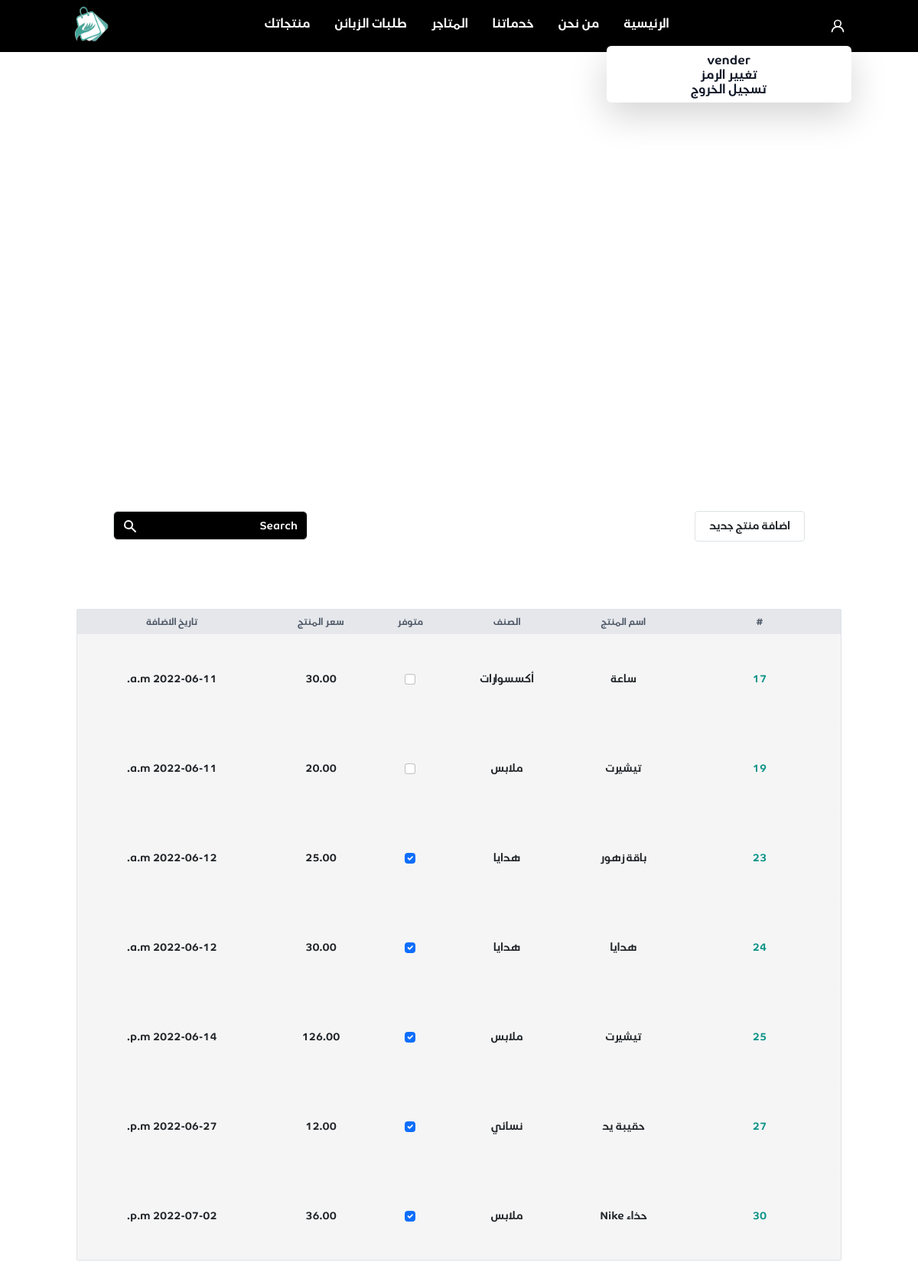
Screenshot of /vendor/ (signed in) with the database file from the repository.
### jumla/models.py (models this page shows, shortened)
class User(AbstractUser):
    username = None
    phone_number = models.CharField(max_length=11, unique=True)
    address = models.CharField(max_length=255, null=True)
    USERNAME_FIELD = 'phone_number'
    REQUIRED_FIELDS = []
    objects = CustomUserManager()
    class Meta:
        verbose_name = "user"
        verbose_name_plural = "users"

class Product(models.Model):
    ProductName = models.CharField(max_length=255)
    Size = models.CharField(max_length=255)
    price = models.DecimalField(max_digits=12, decimal_places=2)
    description = models.CharField(max_length=255)
    shopOwner = models.ForeignKey(Shop, on_delete=models.CASCADE, related_name="shop_products")
    Date = models.DateTimeField(default=timezone.now)
    is_active = models.BooleanField(default=True)
    Category = models.ForeignKey(Category, on_delete=models.CASCADE, related_name="product_Category")

class Category(models.Model):
    parent = models.ForeignKey('self',
                               verbose_name='parent',
                               related_name='children',
                               null=True,
                               blank=True,
                               on_delete=models.CASCADE)
    name = models.CharField(max_length=100)
    image = models.ImageField(upload_to="category/", null=True)
    is_active = models.BooleanField(default=True)
    class Meta:
        verbose_name = "Category"
        verbose_name_plural = "الفئات"

### jumla/decorators.py (the view)
        def wrapper_func(request, *args, **kwargs):
            group = None
            if request.user.groups.exists():
                group = request.user.groups.all()[0].name
            if group in allowed_roles:
                return view_func(request, *args, **kwargs)
            else:
                return HttpResponse('not in group')

### jumla/utilities/paginator.py (called while the page is built)
    def get_pages(self, page):
        self.page_nums = "a" * self.items.get_page(page).paginator.num_pages
        self.pages = self.items.get_page(page)
        return self.page_nums, self.pages

### jumla/views/vender.py (called while the page is built, shortened)
@login_required(login_url='login')
@allowed_users(allowed_roles=['vendor'])
def vendor_home(request):
    shop = get_object_or_404(Shop, shopOwner_id=request.user.id)
    shop_products = Product.objects.filter(shopOwner_id=shop.id)
    q = request.GET.get('q')
    paginator_element = MyPaginator(shop_products, 10)
    page_number = request.GET.get('page')
    page_elements = paginator_element.get_pages(page_number)
    context = {"page_elements": page_elements[1], "page_nums": page_elements[0]}
    return render(request, "jumla/vender/home.html", context)

### jumla/templates/jumla/vender/home.html (shortened to what this page needs)
{% extends 'jumla/base/base.html' %}
{% load static %}
{% block content %}
        <div class="flex flex-col justify-center min-h-screen   py-36  ">
            <div class="flex justify-between p-5 ">
                <div class="w-36 h-10 text-center  hover:text-white border border-gray-800 hover:bg-gray-900 focus:ring-2 focus:outline-none focus:ring-gray-300  px-3 py-2.5 text-sm  rounded">
                    <a href="{% url 'create_product' %}" >
                       <h1 class="hover:text-white">اضافة منتج جديد</h1>
                    </a>
                </div>
                      <form methode="get" action="#" class="relative z-50">
                        <button type="submit" id="searchsubmit" class="absolute inset-y-0 left-0 pl-3 flex items-center pointer-events-none">
                        </button>
                        <input type="text" name="q" id="s" class="block w-full pl-10 pr-3 py-2 border border-transparent rounded-md leading-5  text-gray-300 placeholder-gray-100 focus:outline-none bg-black focus:text-white sm:text-sm transition duration-150 ease-in-out" placeholder="Search">
                      </form>
            </div>
            <div class="mt-10">
                <div class="w-full  bg-white  rounded-sm border  border-gray-200">
                    <div class="">
                            <table class="w-full  bg-neutral-100">
                                <thead class="text-xs font-semibold uppercase text-gray-600 bg-gray-200">
                                    <tr>
                                        <th class="p-2 whitespace-nowrap">
                                            <div class="font-semibold text-center">#</div>
                                        </th>
                                        <th class="p-2 whitespace-nowrap">
                                            <div class="font-semibold text-center">اسم المنتج</div>
                                        </th>
                                        <th class="p-2 whitespace-nowrap">
                                            <div class="font-semibold text-center"> الصنف</div>
                                        </th>
                                        <th class="p-2 whitespace-nowrap">
                                            <div class="font-semibold text-center"> متوفر </div>
                                        </th>
                                        <th class="p-2 whitespace-nowrap">
                                            <div class="font-semibold text-center"> سعر المنتج </div>
                                        </th>
                                        <th class="p-2 whitespace-nowrap">
                                          <div class="font-semibold text-center"> تاريخ الاضافة </div>
                                      </th>
                                    </tr>
                                </thead>
                                <tbody class="text-sm divide-y   divide-gray-100">
                                    {% for product in page_elements %}
                                    <tr>
                                        <td class="p-5 whitespace-nowrap">
                                            <div class="text-center text-teal-600"> <a href="{% url 'update_product' product.id %}"> {{ product.id }}</a> </div>
                                        </td>
                                        <td class="p-2 whitespace-nowrap">
                                            <div class="text-center "> {{ product.ProductName }} </div>
                                        </td>
                                        <td class="p-2 whitespace-nowrap">
                                            <div class="text-center font-medium "> {{ product.Category.name }} </div>
                                        </td>
                                        <td class="p-2 whitespace-nowrap">
                                            <div class="text-sm text-center    ">
                                                {% if product.is_active %}
                                                <input id="is_activ" class="form-check-input"
                                                       data-product_id = {{ product.id }}
                                                       type="checkbox"  checked />
                                            {% else %}
                                                <input id="is_activ" class="form-check-input"
                                                       data-product_id = {{ product.id }}
                                                       type="checkbox"  />
                                            {% endif %}
                                            </div>
                                        </td>
                                        <td class="p-2 whitespace-nowrap">
                                            <div class="text-sm text-center">{{ product.price }} </div>
                                        </td>
                                        <td class="p-2 whitespace-nowrap">
                                            <div class="text-sm text-center">{{ product.Date|date:'Y-m-d a' }} </div>
                                        </td>
                                    </tr>
        {% endfor %}
                                </tbody>
                            </table>
                    </div>
                </div>
            </div>
        </div>
{% include 'jumla/base/paginator.html' %}
{% endblock %}

### jumla/templates/jumla/base/navbar.html (shortened to what this page needs)
{% load static %}
<nav class="bg-black">
        <div class="flex justify-around p-2 ">
            <div class="flex py-2 -mr-2">
                <div x-data="{ dropdownOpen: false }" class="relative ">
                    <button @click="dropdownOpen = !dropdownOpen" class="relative z-10 block rounded-md  p-2 focus:outline-none hover:bg-slate-500/75  drop-shadow-md rounded hover:ring-white">
                        <svg class="w-5 h-5     text-white   " xmlns="http://www.w3.org/2000/svg" viewBox="0 0 24 24"><path fill="#FFFFFF" d="M15.71,12.71a6,6,0,1,0-7.42,0,10,10,0,0,0-6.22,8.18,1,1,0,0,0,2,.22,8,8,0,0,1,15.9,0,1,1,0,0,0,1,.89h.11a1,1,0,0,0,.88-1.1A10,10,0,0,0,15.71,12.71ZM12,12a4,4,0,1,1,4-4A4,4,0,0,1,12,12Z"/></svg>
                    </button>
                    <div x-show="dropdownOpen" @click="dropdownOpen = false" class="fixed inset-0 h-full w-full z-10"></div>
                    <div x-show="dropdownOpen" class="absolute right-0 mt-2 bg-white rounded-md shadow-lg overflow-hidden z-20" style="width:20rem;">
                        <div class="py-2">
                            {% if user.is_authenticated %}
                                          <a href="#" class="transition-colors duration-200  w-full py-3 text-normal text-gray-900  border-b   hover:bg-teal-500 hover:text-white">
                                        <h1 class="text-center  text-medium  font-semibold ">
                                            <span >{{ user.first_name }}</span> </h1>
                                    </a>
                                          <a href="{% url 'change_password' %}" class="transition-colors duration-200  w-full w-full py-3 text-normal text-gray-900   hover:bg-teal-500 hover:text-white">
                                        <h1 class="text-center text-medium  font-semibold"> تغيير الرمز </h1>
                                    </a>
                                    <a href="{% url 'logout' %}" class="transition-colors duration-200  w-full py-3 text-normal text-gray-900 border-t hover:bg-teal-500 hover:text-white">
                                        <h1 class="text-center text-medium  font-semibold"> تسجيل الخروج   </h1>
                                    </a>
                                    {% endif %}
                        </div>
                    </div>
                </div>
            </div>
            <div class="m-1">
                <div class=" flex  p-2">
                    <a href="{% url 'home' %}" class = "text-white px-3 hover:text-slate-100 inline-block pl-10 ">
                   <h1 class="hover:text-gray-300">
                    الرئيسية
                    </h1>
                </a>
                <a href="{% url 'who_are_we' %}" class = "text-white px-3 inline-block pl-10">
                   <h1  class="hover:text-gray-300"> من نحن</h1></a>
                   <a href="{% url 'services' %}" class = "text-white px-3 inline-block pl-10">
                    <h1  class="hover:text-gray-300">خدماتنا</h1></a>
                     <a href="{% url 'show_markets' %}" class = "text-white px-3 inline-block pl-10">
                    <h1  class="hover:text-gray-300" >
                        المتاجر
                    </h1></a>
               {% if request.user.groups.all.first.name == "vendor" %}
                   <a href="{% url 'view_customer_bills' %}" class = "text-white px-3 inline-block pl-10">
                        <h1  class="hover:text-gray-300" >
                            طلبات الزبائن
                        </h1></a>
                   <a href="{% url 'vendor_home' %}" class = "text-white px-3 inline-block pl-10">
                        <h1  class="hover:text-gray-300" >
                            منتجاتك
                        </h1></a>
               {% endif %}
                </div>
            </div>
                   <div class="brand-image">
                  <img src="{% static 'jumla/images/shorja.jpg' %}" class="h-12 w-12" alt="">
                   </div>
        </div>
</nav>

### jumla/static/jumla/style.css (style rules this page uses)
body { font-family: air-arabia, sans-serif; }

### rows the page displays
User: first_name "vender"
Product: id "17", ProductName "ساعة", Category.name "أكسسوارات", price "30.00", Date "2022-06-11 a.m."
Product: id "19", ProductName "تيشيرت", Category.name "ملابس", price "20.00", Date "2022-06-11 a.m."
Product: id "23", ProductName "باقة زهور", Category.name "هدايا", price "25.00", Date "2022-06-12 a.m."
Product: id "24", ProductName "هدايا", Category.name "هدايا", price "30.00", Date "2022-06-12 a.m."
Product: id "25", ProductName "تيشيرت", Category.name "ملابس", price "126.00", Date "2022-06-14 p.m."
Product: id "27", ProductName "حقيبة يد", Category.name "نسائي", price "12.00", Date "2022-06-27 p.m."
Product: id "30", ProductName "حذاء Nike", Category.name "ملابس", price "36.00", Date "2022-07-02 p.m."
